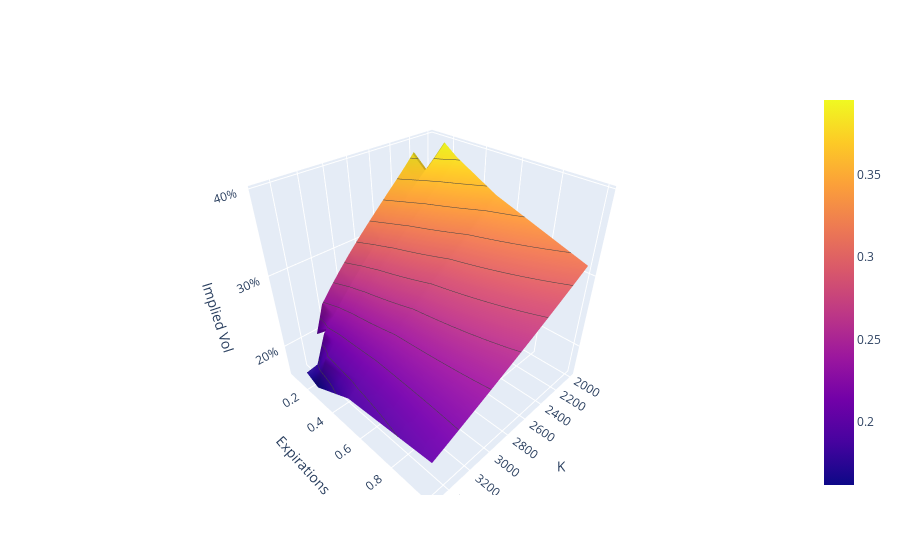

The notebook cell this image was saved under:
### Code cell
# Create the surface plot
fig = go.Figure(
    go.Surface(
        contours={"z": {"show": True, "start": 0.1, "end": 0.5, "size": 0.02}},
        z=surface,
        x=strikes,
        y=expirations,
    )
)

# Update layout for better visualization
fig.update_layout(
    scene=dict(
        xaxis_title="K",
        yaxis_title="Expirations",
        zaxis_title="Implied Vol",
        zaxis=dict(tickformat=".0%"),
    ),
    autosize=False,
    margin=dict(l=65, r=50, b=65, t=90),
)

### Figure 1 — Plotly figure (JSON) as saved in the notebook; plotly's stock layout.template omitted (floating-point values rounded to 4 significant figures)
{"data": [{"contours": {"z": {"end": 0.5, "show": true, "size": 0.02, "start": 0.1}}, "type": "surface", "x": [2000, 2100, 2200, 2300, 2400, 2500, 2600, 2700, 2800, 2900, 3000, 3100, 3200, 3300, 3400, 3500], "y": [0.08333, 0.1667, 0.25, 0.5, 1], "z": [[null, null, 0.386, 0.3715, 0.3579, 0.3446, 0.3311, 0.3174, 0.3034, 0.2886, 0.2728, 0.256, 0.238, 0.1933, null, null], [0.3955, 0.3825, 0.3704, 0.3583, 0.346, 0.3332, 0.3203, 0.3069, 0.293, 0.2785, 0.2635, 0.2475, 0.2308, 0.2137, 0.1741, 0.1711], [0.3823, 0.3707, 0.359, 0.3469, 0.3349, 0.3228, 0.3105, 0.2978, 0.2849, 0.2714, 0.2574, 0.2428, 0.2275, 0.2122, 0.1969, 0.1614], [0.3531, 0.3422, 0.3315, 0.321, 0.3105, 0.2999, 0.2892, 0.2785, 0.2678, 0.2569, 0.2459, 0.2349, 0.224, 0.2132, 0.2023, 0.1916], [0.3131, 0.3049, 0.297, 0.2893, 0.2817, 0.2742, 0.2668, 0.2596, 0.2526, 0.2456, 0.2386, 0.2317, 0.2249, 0.2181, 0.2114, 0.2049]]}], "layout": {"autosize": false, "margin": {"b": 65, "l": 65, "r": 50, "t": 90}, "scene": {"xaxis": {"title": {"text": "K"}}, "yaxis": {"title": {"text": "Expirations"}}, "zaxis": {"tickformat": ".0%", "title": {"text": "Implied Vol"}}}}}
